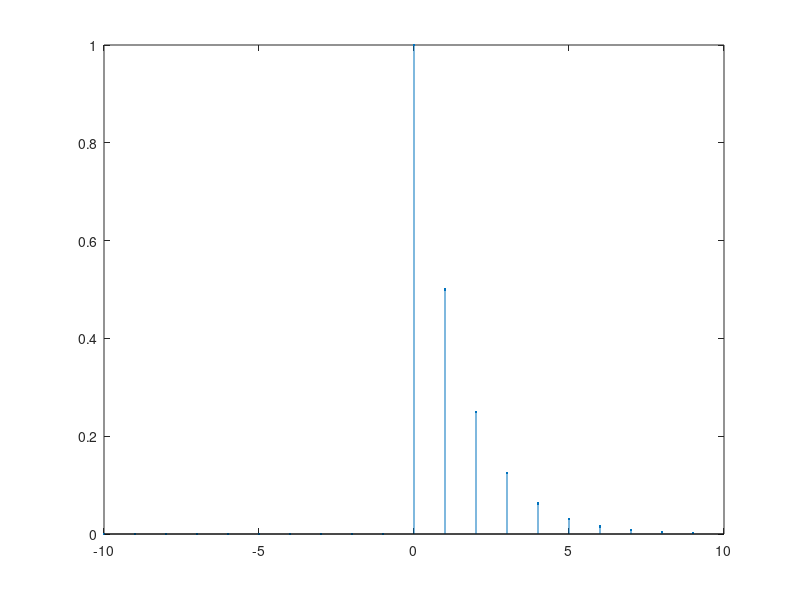
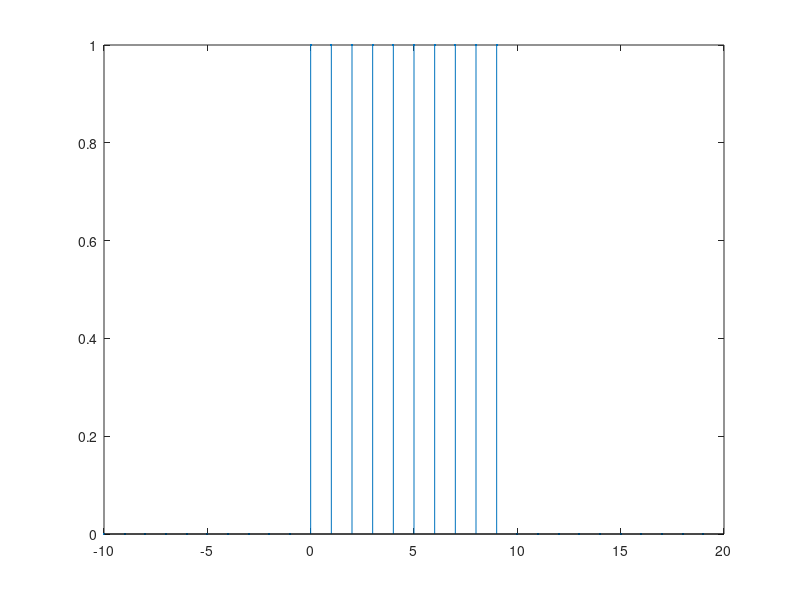
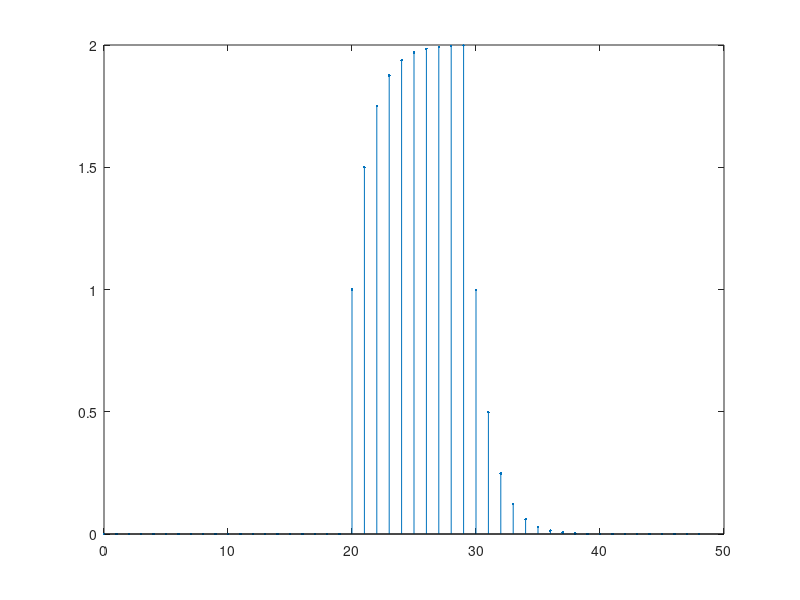

These figures' MATLAB source, in order:
clear all
close all
clc

a = 0.5;
M = 10;
n = 0:M-1;

x = a.^n;
x = [zeros(1,M) x];
figure, stem(-M:(M-1),x,'.')

N = 10;
h = ones(1,N);
h = [zeros(1,M) h zeros(1,M)];
figure, stem(-M:N+M-1,h,'.')
y = conv(h,x);
figure, stem(0:length(y)-1,y,'.')
